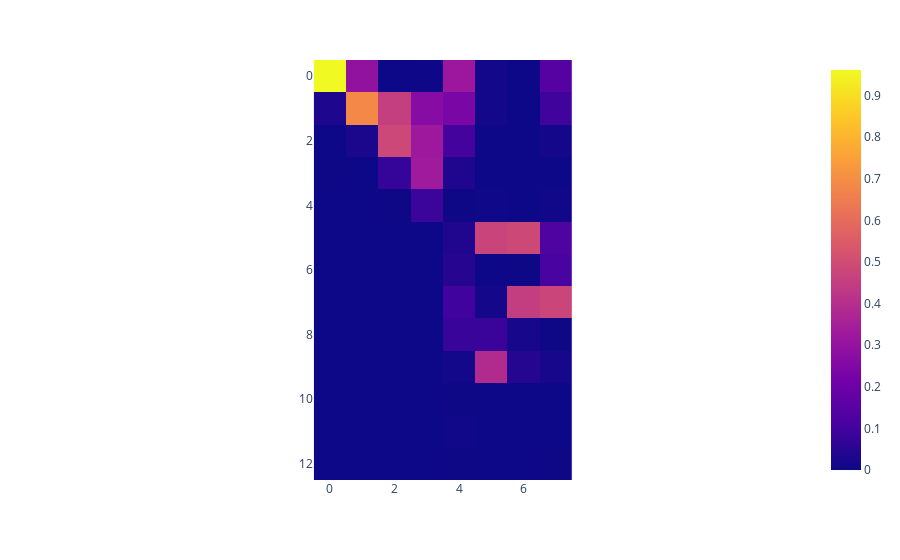

Write notebook code for a chart like this one.
### Code cell
MAC = np.zeros((Phi_id.shape[1] + 5, Phi_id.shape[1]))   # Initialize MAC matrix
for i in range(Phi_id.shape[1] + 5):                     # Index over computed modes (larger)
    for j in range(Phi_id.shape[1]):                     # Index over identified modes
        numerator = np.abs(np.conj(Phi_m[:, i]) @ Phi_id[:, j])**2
        denominator = (np.conj(Phi_m[:, i]) @ Phi_m[:, i]) * (np.conj(Phi_id[:, j]) @ Phi_id[:, j])
        MAC[i, j] = numerator / denominator

# Plot the MAC matrix: Check if the off-diagonal elements are close to zero
fig = px.imshow(MAC)
fig.show()

### Figure 1 — Plotly figure (JSON) as saved in the notebook; plotly's stock layout.template omitted (floating-point values rounded to 4 significant figures)
{"data": [{"coloraxis": "coloraxis", "hovertemplate": "x: %{x}<br>y: %{y}<br>color: %{z}<extra></extra>", "name": "0", "type": "heatmap", "xaxis": "x", "yaxis": "y", "z": [[0.9612, 0.2957, 0.0001073, 0.00272, 0.3197, 0.01045, 9.072e-05, 0.1449], [0.03349, 0.6828, 0.453, 0.2652, 0.2359, 0.009029, 7.457e-05, 0.09567], [0.0001723, 0.02406, 0.4844, 0.3235, 0.1041, 0.0004494, 4.156e-05, 0.01334], [0.001167, 0.0002719, 0.07511, 0.3302, 0.03587, 0.0006515, 4.271e-05, 2.763e-06], [8.397e-07, 0.0005783, 0.000953, 0.08694, 0.001213, 0.003426, 3.116e-06, 0.008015], [1.909e-09, 1.25e-07, 1.409e-06, 5.705e-06, 0.03525, 0.4718, 0.487, 0.1298], [3.436e-07, 1.125e-06, 7.717e-07, 4.988e-05, 0.04612, 0.0001659, 0.001325, 0.113], [9.515e-07, 1.628e-06, 3.307e-08, 2.624e-08, 0.09735, 0.01311, 0.4508, 0.4732], [9.521e-09, 4.093e-09, 1.346e-06, 5.829e-08, 0.08039, 0.08495, 0.01913, 0.001668], [2.135e-09, 3.096e-09, 1.981e-06, 2.349e-06, 0.008467, 0.3875, 0.04579, 0.01661], [1.863e-06, 2.833e-05, 1.874e-05, 2.295e-05, 0.002191, 0.0001664, 3.998e-05, 0.00037], [1.353e-06, 2.457e-08, 6.041e-05, 0.0001413, 0.00646, 8.315e-05, 5.767e-05, 2.483e-08], [4.294e-07, 9.754e-07, 4.635e-06, 2.774e-05, 0.001504, 1.825e-05, 0.0002532, 0.001046]]}], "layout": {"coloraxis": {"colorscale": [[0, "#0d0887"], [0.1111, "#46039f"], [0.2222, "#7201a8"], [0.3333, "#9c179e"], [0.4444, "#bd3786"], [0.5556, "#d8576b"], [0.6667, "#ed7953"], [0.7778, "#fb9f3a"], [0.8889, "#fdca26"], [1, "#f0f921"]]}, "margin": {"t": 60}, "xaxis": {"anchor": "y", "constrain": "domain", "domain": [0, 1], "scaleanchor": "y"}, "yaxis": {"anchor": "x", "autorange": "reversed", "constrain": "domain", "domain": [0, 1]}}}
